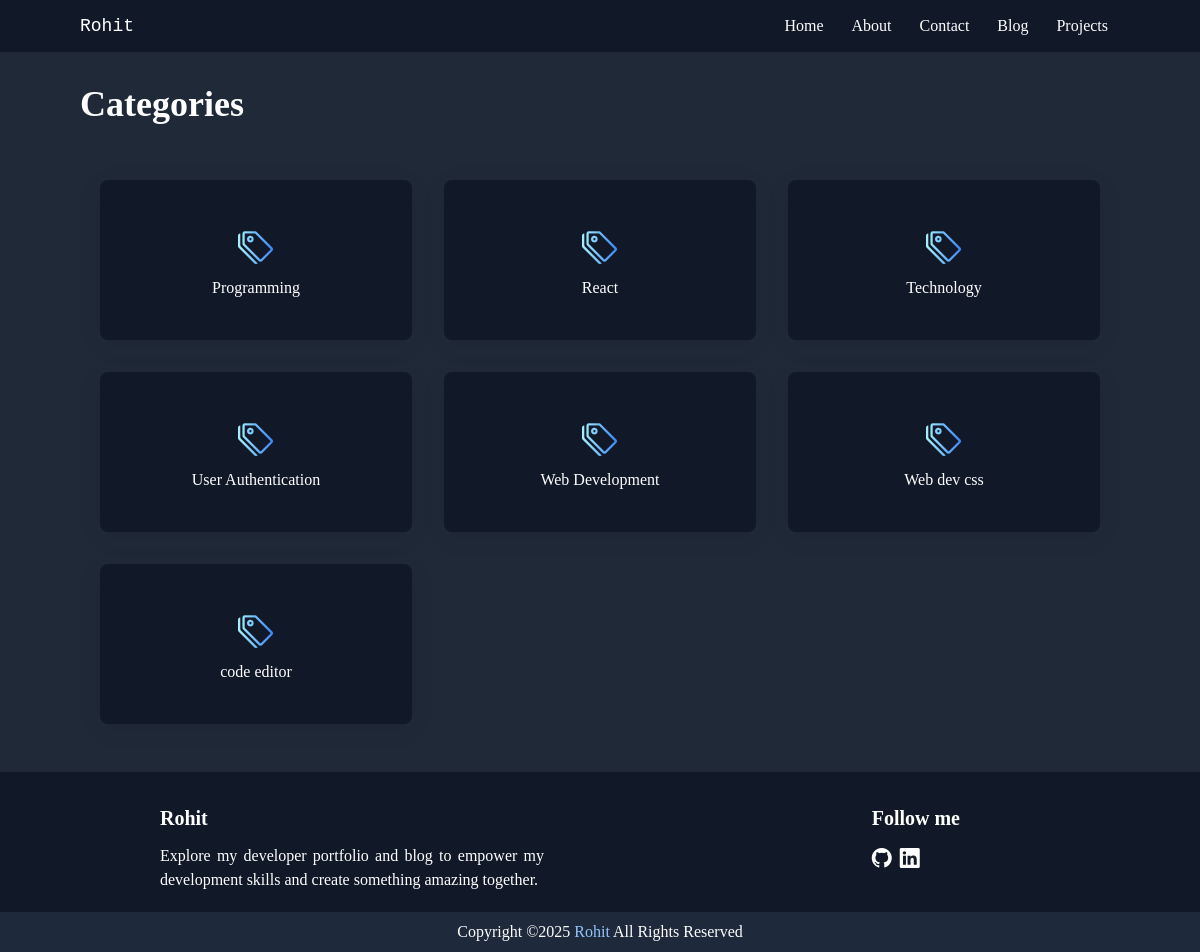
The page /categories/ on the database as committed earlier.
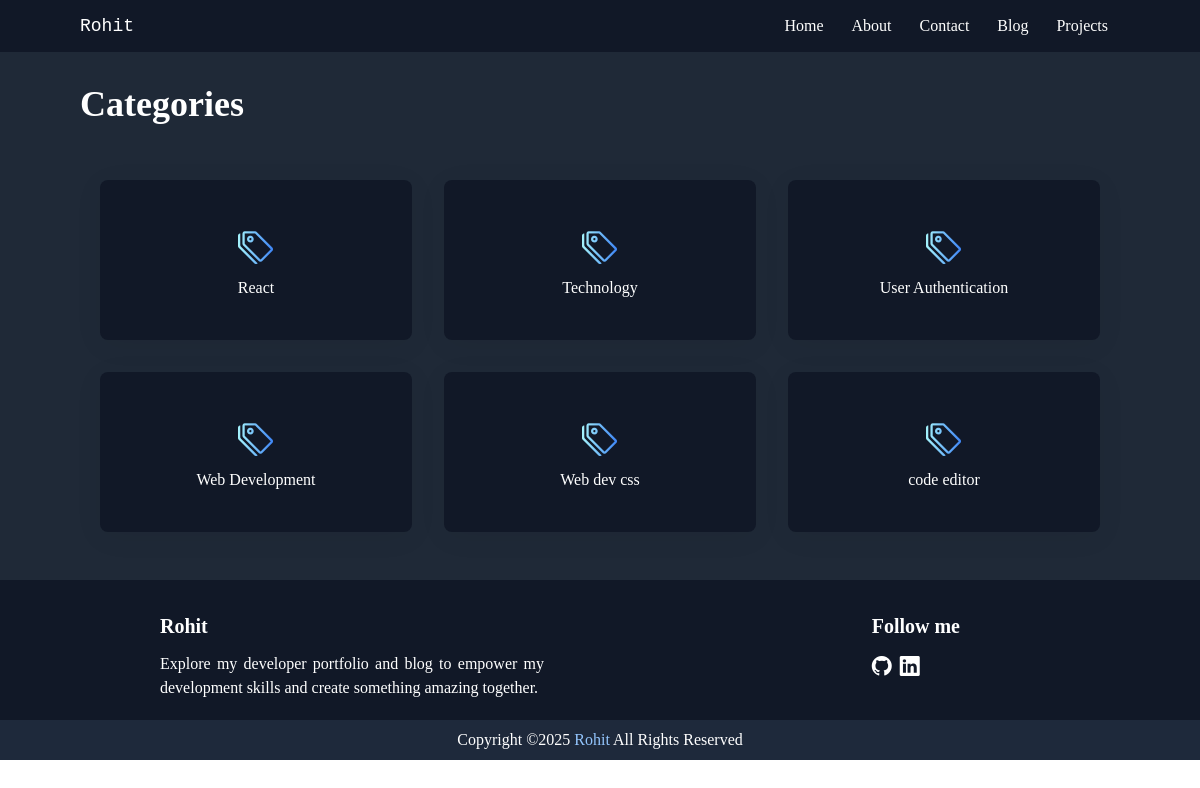
The same page on the database as committed later.
### home/models.py (models this page shows, shortened)
class Blog(models.Model):
    sno = models.AutoField(primary_key=True)
    title = models.CharField(max_length=200)
    meta = models.CharField(max_length=300)
    content = models.TextField()
    thumbnail_img = models.ImageField(null=True, blank=True, upload_to="images/")
    thumbnail_url = models.URLField(blank=True, null=True)
    category = models.CharField(max_length=255, default="uncategorized")
    slug = models.CharField(max_length=100)
    time = models.DateField(auto_now=True)

### home/views.py (the view)
# urls.py: path('categories/', views.categories, name='categories')
def categories(request):
    all_categories = Blog.objects.values('category').distinct().order_by('category')
    return render(request, "categories.html", {'all_categories': all_categories})

### templates/categories.html (shortened to what this page needs)
{% extends 'base.html' %}
{% block content %}
<div class='bg-gray-800 text-white p-3 md:px-10 lg:px-20 xl:px-40 2xl:px-72'>
    <p style="font-family: Poppins-Bold" class='text-4xl font-extrabold py-5 text-center md:text-start'>Categories</p>
    <div class="text-xl p-5 grid grid-cols-1 place-items-center items-center md:grid-cols-3 gap-x-8">
        {% for category in all_categories %}
            <div onclick="location.href='{% url 'category' category.category %}';" style="box-shadow:0 5px 30px 0 rgba(0,0,0,.05);" class="hover:scale-105 hover:transform transition duration-300 cursor-pointer bg-gray-900 rounded-lg h-40 w-full my-4 text-center p-5 grid place-items-center">
                <div>
                <p class='text-4xl my-2'><i class="bi bi-tags text-transparent bg-clip-text bg-gradient-to-r from-cyan-200 to-blue-500"></i></p>
                <p class='text-base'>{{ category.category }}</p>
                </div>
            </div>
        {% endfor %}
    </div>
</div>
{% endblock %}

### templates/base.html (shortened to what this page needs)
{% load tailwind_tags %}
{% load static %}
<!DOCTYPE html>
<html lang="en">
<head>
    <link href="https://cdn.jsdelivr.net/npm/tailwindcss/dist/tailwind.min.css" rel="stylesheet">
    <link rel="stylesheet" href="https://cdn.jsdelivr.net/npm/bootstrap-icons@1.10.3/font/bootstrap-icons.css">
    <link rel="stylesheet" href="https://cdnjs.cloudflare.com/ajax/libs/font-awesome/6.2.1/css/all.min.css" />
    <link rel="stylesheet" type="text/css" href="https://cdn.jsdelivr.net/gh/hostmind/host@latest/static/index.css">
    {% tailwind_css %}
</head>
<body>
    <nav class="nav bg-gray-900 text-white flex justify-between items-center p-3 px-8 md:px-20">
        <a href="/" class="text-lg font-mono">Rohit</a>
        <div class="bg-gray-900 hidden items-center md:block">
            <a href="/" class="p-2 px-3 my-1 text-white rounded-[8px] hover:bg-gray-800">Home</a>
            <a href="/about" class="p-2 px-3 my-1 text-white rounded-[8px] hover:bg-gray-800">About</a>
            <a href="/contact" class="p-2 px-3 my-1 text-white rounded-[8px] hover:bg-gray-800">Contact</a>
            <a href="/blog" class="p-2 px-3 my-1 text-white rounded-[8px] hover:bg-gray-800">Blog</a>
            <a href="/projects" class="p-2 px-3 my-1 text-white rounded-[8px] hover:bg-gray-800">Projects</a>
          </div>
    </nav>
      {% block content %}{% endblock %}
    <footer class='bg-gray-900 text-white p-8 pb-2 flex flex-col md:flex-row justify-between items-start md:gap-10 lg:gap-20 xl:gap-30 2xl:gap-40 md:px-40'>
      <div class='blog-name max-w-sm mr-4 mb-6 md:mb-0'>
          <p class='text-xl font-bold'>Rohit</p>
          <p class='my-3 text-justify'>Explore my developer portfolio and blog to empower my development skills and create something amazing together.</p>
      </div>
      <div class='socials ml-4 mr-20'>
          <p class='text-xl font-bold'>Follow me</p>
          <ul class='my-3 flex text-xl'>
              <li><a href='https://github.com/Rohitthakan' class='hover:text-blue-100'><i class="bi bi-github"></i></a></li>
              <li class='px-2'><a href='https://www.linkedin.com/in/rohit-thakan-94985a228/' class='hover:text-blue-100'><i class="bi bi-linkedin"></i></a></li>
          </ul>
      </div>
  </footer>
    <div class='bg-slate-800 text-white text-justify flex justify-center items-center'>
        <p class='p-2'>Copyright &copy;<script>document.write(new Date().getFullYear())</script> <span class="text-blue-300 text-justify"><a href="/" target="_blank">Rohit</a></span> All Rights Reserved</p>
    </div>
</body>
</html>

### templates/base.html (style rules this page uses)
body { font-family: Poppins; transition: 0.3s ease-in-out; }

Rows that differ between the two databases and show on the page:
removed Blog: category "Programming"
